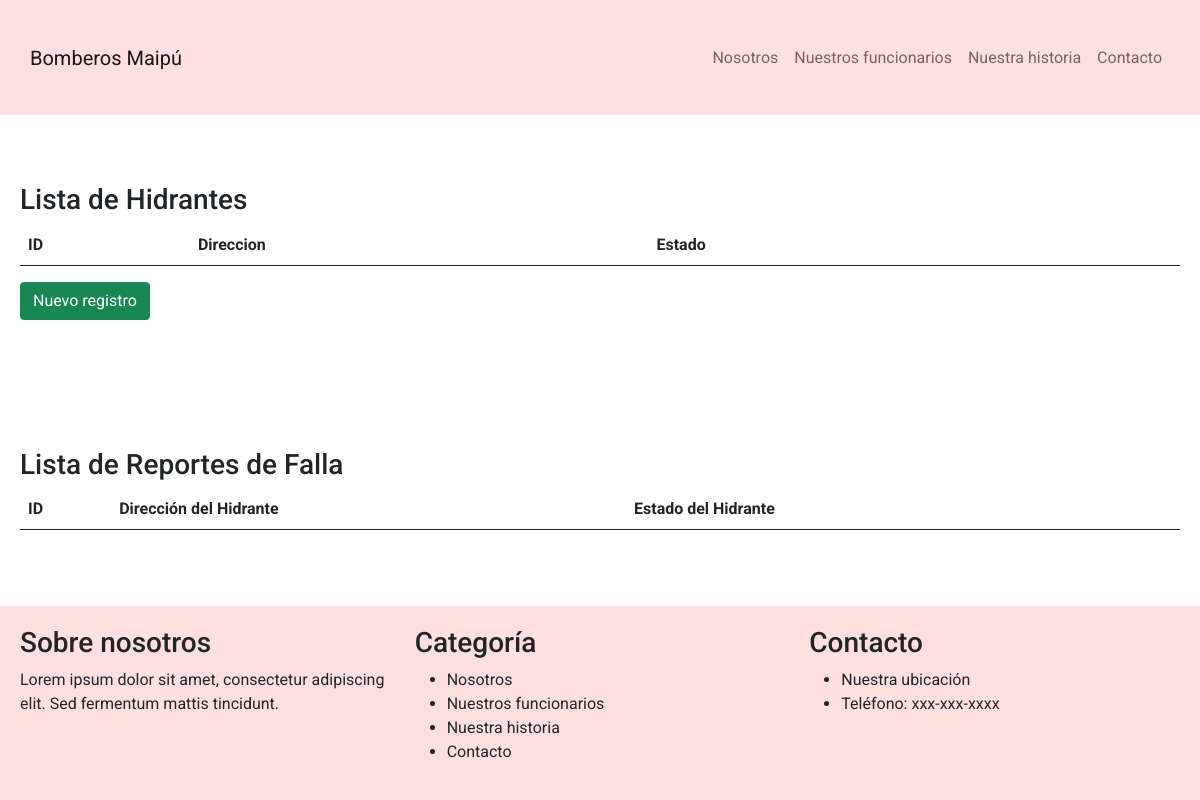
Before: /lista_hidrantes with the older database file.
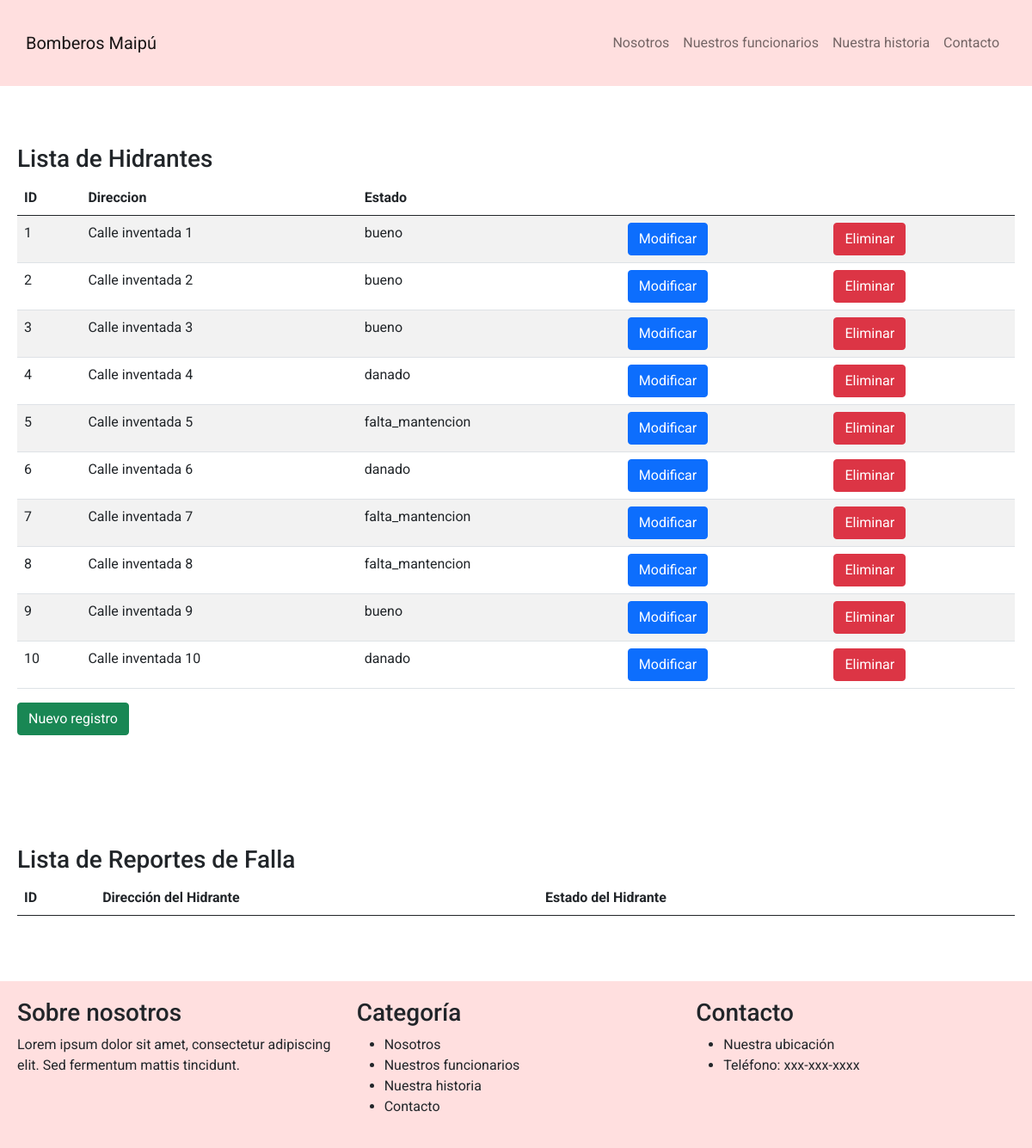
After: the same page with the newer database file.
### bomberos/models.py (models this page shows, shortened)
class Hidrante(models.Model):
    idHidrante = models.AutoField(primary_key=True)
    direccion = models.CharField(max_length=100)
    estado = models.CharField(max_length=50, choices=ESTADOS_HIDRANTE)

### bomberos/views.py (the view)
# urls.py: path('lista_hidrantes',lista_hidrante,name="lista_hidrantes"),
def lista_hidrante(request):
    hidrantes = Hidrante.objects.all();
    reportes = ReporteFalla.objects.all();
    for reporte in reportes:
        reporte.hidrante.direccion=reporte.hidrante.direccion
    return render(request, 'lista_hidrantes.html', {'hidrantes' : hidrantes, 'reportes':reportes})

### bomberos/templates/lista_hidrantes.html (shortened to what this page needs)
<!DOCTYPE html>
<html lang="es">
<head>
  <link rel="stylesheet" href="https://cdnjs.cloudflare.com/ajax/libs/bootstrap/5.0.2/css/bootstrap.min.css">
  <link rel="stylesheet" href="../static/css/style.css">
</head>
<body>
  <nav class="navbar navbar-expand-lg navbar-light bg-light">
    <div class="container">
      <a class="navbar-brand" href="#">Bomberos Maipú</a>
      <div class="collapse navbar-collapse" id="navbarNav">
        <ul class="navbar-nav ms-auto">
          <li class="nav-item">
            <a class="nav-link" href="#nosotros">Nosotros</a>
          </li>
          <li class="nav-item">
            <a class="nav-link" href="#funcionarios">Nuestros funcionarios</a>
          </li>
          <li class="nav-item">
            <a class="nav-link" href="#historia">Nuestra historia</a>
          </li>
          <li class="nav-item">
            <a class="nav-link" href="#contacto">Contacto</a>
          </li>
        </ul>
      </div>
    </div>
  </nav>
<section id="yellow-bg">
  <div class="container mt-5">
    <h3>Lista de Hidrantes</h3>
    <table class="table table-striped">
        <thead>
            <tr>
                <th>ID</th>
                <th>Direccion</th>
                <th>Estado</th>
                <th></th>
                <th></th>
            </tr>
        </thead>
        <tbody>
            {% for hidrante in hidrantes %}
            <tr>
                <td>{{ hidrante.idHidrante }}</td>
                <td>{{ hidrante.direccion }}</td>
                <td>{{ hidrante.estado }}</td>
                <td><a href="{% url 'form_mod_hidrantes' hidrante.idHidrante %}" class="btn btn-primary">Modificar</a></td>
                <td><a href="{% url 'form_del_hidrantes' hidrante.idHidrante%}" class="btn btn-danger">Eliminar</a></td>
            </tr>
            {% endfor %}
        </tbody>
    </table>
    <a href="{% url 'form_hidrante' %}" class="btn btn-success">Nuevo registro</a>
    <p>&nbsp;</p>
</div>
</section>
<section id="yellow-bg">
  <div class="container mt-5">
    <h3>Lista de Reportes de Falla</h3>
    <table class="table table-striped">
        <thead>
            <tr>
                <th>ID</th>
                <th>Dirección del Hidrante</th>
                <th>Estado del Hidrante</th>
                <th></th>
                <th></th>
            </tr>
        </thead>
    </table>
    <p>&nbsp;</p>
  </div>
</section>
  <footer class="bg-light">
    <div class="container">
      <div class="row">
        <div class="col-md-4">
          <h3>Sobre nosotros</h3>
          <p>Lorem ipsum dolor sit amet, consectetur adipiscing elit. Sed fermentum mattis tincidunt.</p>
        </div>
        <div class="col-md-4">
          <h3>Categoría</h3>
          <ul>
            <li>Nosotros</li>
            <li>Nuestros funcionarios</li>
            <li>Nuestra historia</li>
            <li>Contacto</li>
          </ul>
        </div>
        <div class="col-md-4">
          <h3>Contacto</h3>
          <ul>
            <li>Nuestra ubicación</li>
            <li>Teléfono: xxx-xxx-xxxx</li>
          </ul>
        </div>
      </div>
    </div>
  </footer>
</body>
</html>

### bomberos/static/css/style.css (style rules this page uses)
.bg-light { background-color: #FFDFDF !important; }
body { display: grid; grid-template-rows: 1fr auto; min-height: 100vh; margin: 0; padding: 0; font-family: 'Roboto', sans-serif; }
.container { grid-row: 1; padding: 20px; max-width: 1200px; margin: 0 auto; }
.navbar { top: 0; left: 0; width: 100%; background-color: #FFDFDF; padding: 10px; z-index: 999; }

Changed rows visible on the page:
added Hidrante: idHidrante "1", direccion "Calle inventada 1", estado "bueno"
added Hidrante: idHidrante "2", direccion "Calle inventada 2", estado "bueno"
added Hidrante: idHidrante "3", direccion "Calle inventada 3", estado "bueno"
added Hidrante: idHidrante "4", direccion "Calle inventada 4", estado "danado"
added Hidrante: idHidrante "5", direccion "Calle inventada 5", estado "falta_mantencion"
added Hidrante: idHidrante "6", direccion "Calle inventada 6", estado "danado"
added Hidrante: idHidrante "7", direccion "Calle inventada 7", estado "falta_mantencion"
added Hidrante: idHidrante "8", direccion "Calle inventada 8", estado "falta_mantencion"
added Hidrante: idHidrante "9", direccion "Calle inventada 9", estado "bueno"
added Hidrante: idHidrante "10", direccion "Calle inventada 10", estado "danado"
